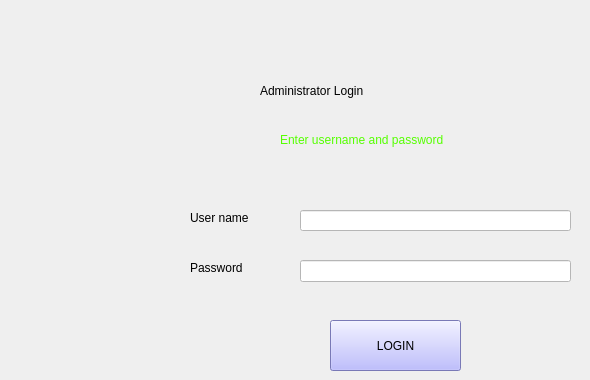
    <widget class="QWidget" name="tab">
     <attribute name="title">
      <string>Login</string>
     </attribute>
     <widget class="QLabel" name="label_2">
      <property name="geometry">
       <rect>
        <x>260</x>
        <y>60</y>
        <width>321</width>
        <height>61</height>
       </rect>
      </property>
      <property name="styleSheet">
       <string notr="true">font: 18pt &quot;MS Reference Sans Serif&quot;;
font: 75 22pt &quot;MS Shell Dlg 2&quot;;</string>
      </property>
      <property name="text">
       <string>Administrator Login</string>
      </property>
     </widget>
     <widget class="QLabel" name="label_3">
      <property name="geometry">
       <rect>
        <x>190</x>
        <y>210</y>
        <width>81</width>
        <height>16</height>
       </rect>
      </property>
      <property name="styleSheet">
       <string notr="true">font: 10pt &quot;MS Shell Dlg 2&quot;;</string>
      </property>
      <property name="text">
       <string>User name</string>
      </property>
     </widget>
     <widget class="QLabel" name="label_4">
      <property name="geometry">
       <rect>
        <x>190</x>
        <y>260</y>
        <width>81</width>
        <height>16</height>
       </rect>
      </property>
      <property name="styleSheet">
       <string notr="true">font: 10pt &quot;MS Shell Dlg 2&quot;;</string>
      </property>
      <property name="text">
       <string>Password</string>
      </property>
     </widget>
     <widget class="QLineEdit" name="tb01">
      <property name="geometry">
       <rect>
        <x>300</x>
        <y>210</y>
        <width>271</width>
        <height>21</height>
       </rect>
      </property>
      <property name="styleSheet">
       <string notr="true">background-color: rgb(255, 255, 255);</string>
      </property>
      <property name="text">
       <string/>
      </property>
     </widget>
     <widget class="QLineEdit" name="tb02">
      <property name="geometry">
       <rect>
        <x>300</x>
        <y>260</y>
        <width>271</width>
        <height>22</height>
       </rect>
      </property>
      <property name="styleSheet">
       <string notr="true">background-color: rgb(255, 255, 255);</string>
      </property>
      <property name="text">
       <string/>
      </property>
      <property name="echoMode">
       <enum>QLineEdit::Password</enum>
      </property>
     </widget>
     <widget class="QPushButton" name="b01">
      <property name="geometry">
       <rect>
        <x>330</x>
        <y>320</y>
        <width>131</width>
        <height>51</height>
       </rect>
      </property>
      <property name="styleSheet">
       <string notr="true">background-color: rgb(170, 170, 255)</string>
      </property>
      <property name="text">
       <string>LOGIN</string>
      </property>
     </widget>
     <widget class="QLabel" name="label_5">
      <property name="geometry">
       <rect>
        <x>60</x>
        <y>160</y>
        <width>55</width>
        <height>16</height>
       </rect>
      </property>
      <property name="text">
       <string/>
      </property>
     </widget>
     <widget class="QLabel" name="l01">
      <property name="geometry">
       <rect>
        <x>280</x>
        <y>130</y>
        <width>301</width>
        <height>20</height>
       </rect>
      </property>
      <property name="styleSheet">
       <string notr="true">font: 75 12pt &quot;MS Shell Dlg 2&quot;;
color: rgb(85, 255, 0);</string>
      </property>
      <property name="text">
       <string>Enter username and password</string>
      </property>
     </widget>
    </widget>
